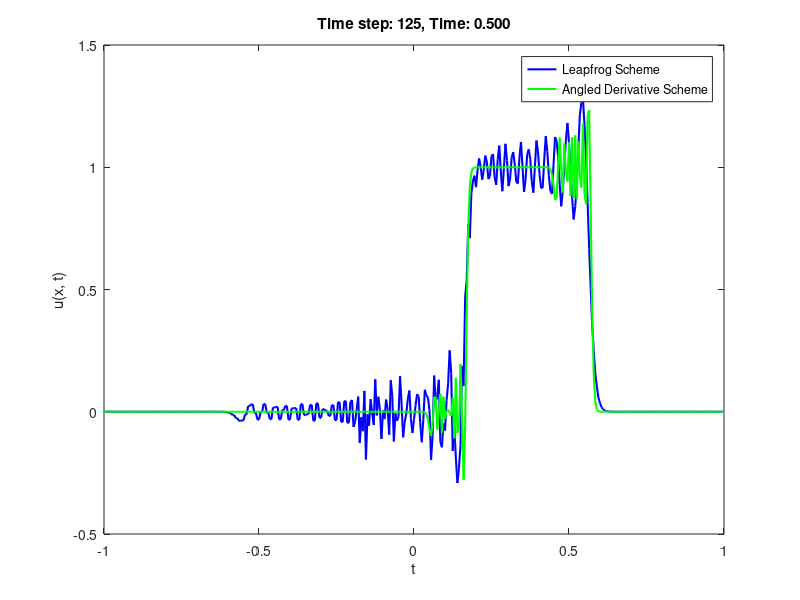
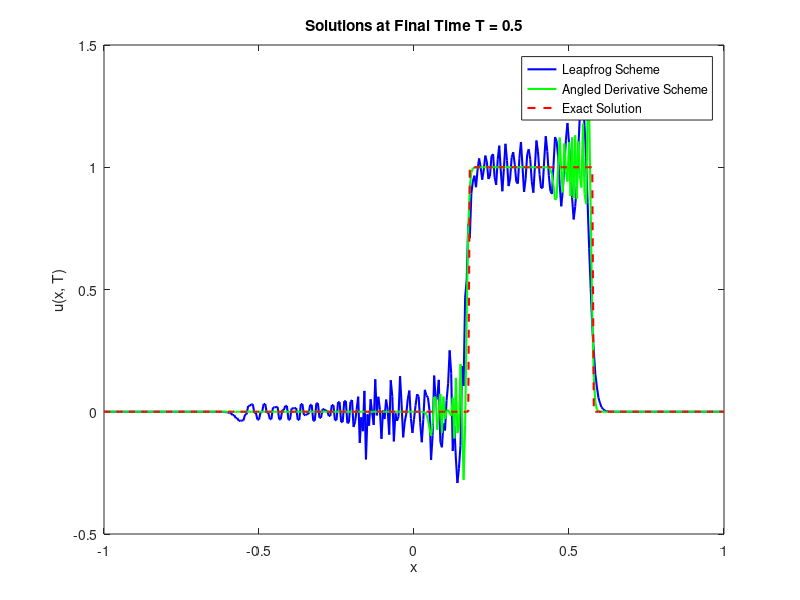

The MATLAB script that drew these images, in order:
% Initialising given parameters

x_min = -1;         % Min. x value
x_max = 1;          % Max. x value
sigma = 0.6;        % Courant number
a = 0.75;           % Propagation velocity
T = 0.5;            % Final time
dx = 0.005;         % Spatial step size
dt = sigma * dx / a;  % Time step based on Courant number

N = round((2 / dx) + 1);  % Number of grid points
x = linspace(x_min, x_max, N);        % Creating the spatial domain

% N.B: _lfs and _ads refer to the leap_frog_scheme and
% angled_derivative_scheme respectively in the code

% Initial condition for square wave at t = 0 - this will be the n-1 th
% value for u
u = zeros(1, N);                     
u(x >= -0.2 & x <= 0.2) = 1;          

% Initialise u for both schemes
u_lfs = u;
u_ads = u;

u_dt = zeros(1, N);
x_shifted_dt = x-a*dt;
u_dt(x_shifted_dt >= -0.2 & x_shifted_dt <= 0.2) = 1;

% Initialise u for t = dt using the analytical solution - this will
% progress as the n th value for u
u_n_lfs = u_dt;                          
u_n_ads = u_dt;                          

num_steps = round(T / dt);

% Time stepping section
for n = 2:num_steps
    % Initialising an array of u for the next time step - the n + 1 th value of u 
    u_next_lfs = zeros(1, N);
    u_next_ads = zeros(1, N);

    % Solving the schemes in the internal region
    for i = 2:N-1
        % Implementing the leap frog scheme
        u_next_lfs(i) = u_lfs(i) - sigma * (u_n_lfs(i+1) - u_n_lfs(i-1));
        
        % Implementing the angled derivative scheme
        u_next_ads(i) = u_ads(i-1) + (1 - 2 * sigma) * (u_n_ads(i) - u_n_ads(i-1));
    end

    % Solving the periodic boundary conditions
    u_next_lfs(1) = u_lfs(1) - sigma * (u_n_lfs(2) - u_n_lfs(N));
    u_next_lfs(N) = u_lfs(N) - sigma * (u_n_lfs(1) - u_n_lfs(N-1));
    
    u_next_ads(1) = u_ads(N) + (1 - 2 * sigma) * (u_n_ads(1) - u_n_ads(N));
    u_next_ads(N) = u_ads(N-1) + (1 - 2 * sigma) * (u_n_ads(N) - u_n_ads(N-1));

    % Plotting the solutions at each time step
    plot(x, u_next_lfs, 'b-', 'LineWidth', 1.5, 'DisplayName', 'Leapfrog Scheme');
    hold on;
    plot(x, u_next_ads, 'g-', 'LineWidth', 1.5, 'DisplayName', 'Angled Derivative Scheme');
    
    xlabel('t');
    ylabel('u(x, t)');
    
    title(['Time step: ', num2str(n), ', Time: ', num2str(n * dt, '%.3f')]);
    legend('Leapfrog Scheme', 'Angled Derivative Scheme');
    axis([x_min x_max -0.5 1.5]);
    hold off;
    drawnow;

    % Updating the u and the u_n arrays for the next time step
     u_lfs = u_n_lfs;             %n-1 --> n
     u_n_lfs = u_next_lfs;            %n ---> n+1
     u_ads = u_n_ads;             %n-1 --> n
     u_n_ads = u_next_ads;            %n ---> n+1    
end

% Calculating the exact solution at time T
u_exact = zeros(1, N);
x_shifted = x-a*T;
u_exact(x_shifted >= -0.2 & x_shifted <= 0.2) = 1;

% Plotting the exact solution against the numerical solutions at T
figure;
plot(x, u_next_lfs, 'b-', 'LineWidth', 1.5, 'DisplayName', 'Leapfrog Scheme');
hold on;
plot(x, u_next_ads, 'g-', 'LineWidth', 1.5, 'DisplayName', 'Angled Derivative Scheme');
plot(x, u_exact, 'r--', 'LineWidth', 1.5, 'DisplayName', 'Exact Solution');

xlabel('x');
ylabel('u(x, T)');
title(['Solutions at Final Time T = ', num2str(T)]);
legend('Leapfrog Scheme', 'Angled Derivative Scheme', 'Exact Solution');
axis([x_min x_max -0.5 1.5]);
hold off;
